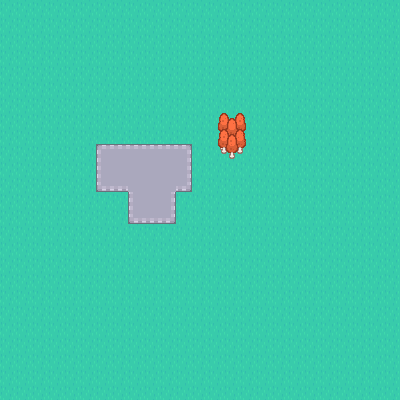

A 2D game scene composited from a Tiled map and its tileset images. What follows is a short description and the map's XML, with every tile layer's data as written:
An orthogonal 25x25 tile map with 16x16 px tiles, 4 tile layers (Ground, Floor, Trees, Items), 2 tilesets and 1 object.

<map version="1.4" tiledversion="1.4.1" orientation="orthogonal" renderorder="right-down" width="25" height="25" tilewidth="16" tileheight="16" infinite="0" nextlayerid="8" nextobjectid="3">
 <tileset firstgid="1" source="ground.tsx" />
 <tileset firstgid="49" source="trees.tsx" />
 <layer id="1" name="Ground" width="25" height="25">
  <data encoding="csv">
18,18,18,18,18,18,18,18,18,18,18,18,18,18,18,18,18,18,18,18,18,18,18,18,18,
18,18,18,18,18,18,18,18,18,18,18,18,18,18,18,18,18,18,18,18,18,18,18,18,18,
18,18,18,18,18,18,18,18,18,18,18,18,18,18,18,18,18,18,18,18,18,18,18,18,18,
18,18,18,18,18,18,18,18,18,18,18,18,18,18,18,18,18,18,18,18,18,18,18,18,18,
18,18,18,18,18,18,18,18,18,18,18,18,18,18,18,18,18,18,18,18,18,18,18,18,18,
18,18,18,18,18,18,18,18,18,18,18,18,18,18,18,18,18,18,18,18,18,18,18,18,18,
18,18,18,18,18,18,18,18,18,18,18,18,18,18,18,18,18,18,18,18,18,18,18,18,18,
18,18,18,18,18,18,18,18,18,18,18,18,18,18,18,18,18,18,18,18,18,18,18,18,18,
18,18,18,18,18,18,18,18,18,18,18,18,18,18,18,18,18,18,18,18,18,18,18,18,18,
18,18,18,18,18,18,18,18,18,18,18,18,18,18,18,18,18,18,18,18,18,18,18,18,18,
18,18,18,18,18,18,18,18,18,18,18,18,18,18,18,18,18,18,18,18,18,18,18,18,18,
18,18,18,18,18,18,18,18,18,18,18,18,18,18,18,18,18,18,18,18,18,18,18,18,18,
18,18,18,18,18,18,18,18,18,18,18,18,18,18,18,18,18,18,18,18,18,18,18,18,18,
18,18,18,18,18,18,18,18,18,18,18,18,18,18,18,18,18,18,18,18,18,18,18,18,18,
18,18,18,18,18,18,18,18,18,18,18,18,18,18,18,18,18,18,18,18,18,18,18,18,18,
18,18,18,18,18,18,18,18,18,18,18,18,18,18,18,18,18,18,18,18,18,18,18,18,18,
18,18,18,18,18,18,18,18,18,18,18,18,18,18,18,18,18,18,18,18,18,18,18,18,18,
18,18,18,18,18,18,18,18,18,18,18,18,18,18,18,18,18,18,18,18,18,18,18,18,18,
18,18,18,18,18,18,18,18,18,18,18,18,18,18,18,18,18,18,18,18,18,18,18,18,18,
18,18,18,18,18,18,18,18,18,18,18,18,18,18,18,18,18,18,18,18,18,18,18,18,18,
18,18,18,18,18,18,18,18,18,18,18,18,18,18,18,18,18,18,18,18,18,18,18,18,18,
18,18,18,18,18,18,18,18,18,18,18,18,18,18,18,18,18,18,18,18,18,18,18,18,18,
18,18,18,18,18,18,18,18,18,18,18,18,18,18,18,18,18,18,18,18,18,18,18,18,18,
18,18,18,18,18,18,18,18,18,18,18,18,18,18,18,18,18,18,18,18,18,18,18,18,18,
18,18,18,18,18,18,18,18,18,18,18,18,18,18,18,18,18,18,18,18,18,18,18,18,18
</data>
 </layer>
 <layer id="2" name="Floor" width="25" height="25">
  <data encoding="csv">
0,0,0,0,0,0,0,0,0,0,0,0,0,0,0,0,0,0,0,0,0,0,0,0,0,
0,0,0,0,0,0,0,0,0,0,0,0,0,0,0,0,0,0,0,0,0,0,0,0,0,
0,0,0,0,0,0,0,0,0,0,0,0,0,0,0,0,0,0,0,0,0,0,0,0,0,
0,0,0,0,0,0,0,0,0,0,0,0,0,0,0,0,0,0,0,0,0,0,0,0,0,
0,0,0,0,0,0,0,0,0,0,0,0,0,0,0,0,0,0,0,0,0,0,0,0,0,
0,0,0,0,0,0,0,0,0,0,0,0,0,0,0,0,0,0,0,0,0,0,0,0,0,
0,0,0,0,0,0,0,0,0,0,0,0,0,0,0,0,0,0,0,0,0,0,0,0,0,
0,0,0,0,0,0,0,0,0,0,0,0,0,0,0,0,0,0,0,0,0,0,0,0,0,
0,0,0,0,0,0,0,0,0,0,0,0,0,0,0,0,0,0,0,0,0,0,0,0,0,
0,0,0,0,0,0,9,10,10,10,10,11,0,0,0,0,0,0,0,0,0,0,0,0,0,
0,0,0,0,0,0,25,26,26,26,26,27,0,0,0,0,0,0,0,0,0,0,0,0,0,
0,0,0,0,0,0,41,42,26,26,26,43,0,0,0,0,0,0,0,0,0,0,0,0,0,
0,0,0,0,0,0,0,0,25,26,27,0,0,0,0,0,0,0,0,0,0,0,0,0,0,
0,0,0,0,0,0,0,0,41,42,43,0,0,0,0,0,0,0,0,0,0,0,0,0,0,
0,0,0,0,0,0,0,0,0,0,0,0,0,0,0,0,0,0,0,0,0,0,0,0,0,
0,0,0,0,0,0,0,0,0,0,0,0,0,0,0,0,0,0,0,0,0,0,0,0,0,
0,0,0,0,0,0,0,0,0,0,0,0,0,0,0,0,0,0,0,0,0,0,0,0,0,
0,0,0,0,0,0,0,0,0,0,0,0,0,0,0,0,0,0,0,0,0,0,0,0,0,
0,0,0,0,0,0,0,0,0,0,0,0,0,0,0,0,0,0,0,0,0,0,0,0,0,
0,0,0,0,0,0,0,0,0,0,0,0,0,0,0,0,0,0,0,0,0,0,0,0,0,
0,0,0,0,0,0,0,0,0,0,0,0,0,0,0,0,0,0,0,0,0,0,0,0,0,
0,0,0,0,0,0,0,0,0,0,0,0,0,0,0,0,0,0,0,0,0,0,0,0,0,
0,0,0,0,0,0,0,0,0,0,0,0,0,0,0,0,0,0,0,0,0,0,0,0,0,
0,0,0,0,0,0,0,0,0,0,0,0,0,0,0,0,0,0,0,0,0,0,0,0,0,
0,0,0,0,0,0,0,0,0,0,0,0,0,0,0,0,0,0,0,0,0,0,0,0,0
</data>
 </layer>
 <layer id="3" name="Trees" width="25" height="25">
  <data encoding="csv">
0,0,0,0,0,0,0,0,0,0,0,0,0,0,0,0,0,0,0,0,0,0,0,0,0,
0,0,0,0,0,0,0,0,0,0,0,0,0,0,0,0,0,0,0,0,0,0,0,0,0,
0,0,0,0,0,0,0,0,0,0,0,0,0,0,0,0,0,0,0,0,0,0,0,0,0,
0,0,0,0,0,0,0,0,0,0,0,0,0,0,0,0,0,0,0,0,0,0,0,0,0,
0,0,0,0,0,0,0,0,0,0,0,0,0,0,0,0,0,0,0,0,0,0,0,0,0,
0,0,0,0,0,0,0,0,0,0,0,0,0,0,0,0,0,0,0,0,0,0,0,0,0,
0,0,0,0,0,0,0,0,0,0,0,0,0,0,0,0,0,0,0,0,0,0,0,0,0,
0,0,0,0,0,0,0,0,0,0,0,0,0,72,73,74,0,0,0,0,0,0,0,0,0,
0,0,0,0,0,0,0,0,0,0,0,0,0,79,80,81,0,0,0,0,0,0,0,0,0,
0,0,0,0,0,0,0,0,0,0,0,0,0,86,87,88,0,0,0,0,0,0,0,0,0,
0,0,0,0,0,0,0,0,0,0,0,0,0,0,0,0,0,0,0,0,0,0,0,0,0,
0,0,0,0,0,0,0,0,0,0,0,0,0,0,0,0,0,0,0,0,0,0,0,0,0,
0,0,0,0,0,0,0,0,0,0,0,0,0,0,0,0,0,0,0,0,0,0,0,0,0,
0,0,0,0,0,0,0,0,0,0,0,0,0,0,0,0,0,0,0,0,0,0,0,0,0,
0,0,0,0,0,0,0,0,0,0,0,0,0,0,0,0,0,0,0,0,0,0,0,0,0,
0,0,0,0,0,0,0,0,0,0,0,0,0,0,0,0,0,0,0,0,0,0,0,0,0,
0,0,0,0,0,0,0,0,0,0,0,0,0,0,0,0,0,0,0,0,0,0,0,0,0,
0,0,0,0,0,0,0,0,0,0,0,0,0,0,0,0,0,0,0,0,0,0,0,0,0,
0,0,0,0,0,0,0,0,0,0,0,0,0,0,0,0,0,0,0,0,0,0,0,0,0,
0,0,0,0,0,0,0,0,0,0,0,0,0,0,0,0,0,0,0,0,0,0,0,0,0,
0,0,0,0,0,0,0,0,0,0,0,0,0,0,0,0,0,0,0,0,0,0,0,0,0,
0,0,0,0,0,0,0,0,0,0,0,0,0,0,0,0,0,0,0,0,0,0,0,0,0,
0,0,0,0,0,0,0,0,0,0,0,0,0,0,0,0,0,0,0,0,0,0,0,0,0,
0,0,0,0,0,0,0,0,0,0,0,0,0,0,0,0,0,0,0,0,0,0,0,0,0,
0,0,0,0,0,0,0,0,0,0,0,0,0,0,0,0,0,0,0,0,0,0,0,0,0
</data>
 </layer>
 <objectgroup id="5" name="Collisions1" tintcolor="#0000fa">
  <object id="1" x="220.667" y="112.667" width="22.6667" height="43.6667" />
 </objectgroup>
 <objectgroup id="6" name="Collisions2" />
 <layer id="7" name="Items" width="25" height="25">
  <data encoding="csv">
0,0,0,0,0,0,0,0,0,0,0,0,0,0,0,0,0,0,0,0,0,0,0,0,0,
0,0,0,0,0,0,0,0,0,0,0,0,0,0,0,0,0,0,0,0,0,0,0,0,0,
0,0,0,0,0,0,0,0,0,0,0,0,0,0,0,0,0,0,0,0,0,0,0,0,0,
0,0,0,0,0,0,0,0,0,0,0,0,0,0,0,0,0,0,0,0,0,0,0,0,0,
0,0,0,0,0,0,0,0,0,0,0,0,0,0,0,0,0,0,0,0,0,0,0,0,0,
0,0,0,0,0,0,0,0,0,0,0,0,0,0,0,0,0,0,0,0,0,0,0,0,0,
0,0,0,0,0,0,0,0,0,0,0,0,0,0,0,0,0,0,0,0,0,0,0,0,0,
0,0,0,0,0,0,0,0,0,0,0,0,0,0,0,0,0,0,0,0,0,0,0,0,0,
0,0,0,0,0,0,0,0,0,0,0,0,0,0,0,0,0,0,0,0,0,0,0,0,0,
0,0,0,0,0,0,0,0,0,0,0,0,0,0,0,0,0,0,0,0,0,0,0,0,0,
0,0,0,0,0,0,0,0,0,0,0,0,0,0,0,0,0,0,0,0,0,0,0,0,0,
0,0,0,0,0,0,0,0,0,0,0,0,0,0,0,0,0,0,0,0,0,0,0,0,0,
0,0,0,0,0,0,0,0,0,0,0,0,0,0,0,0,0,0,0,0,0,0,0,0,0,
0,0,0,0,0,0,0,0,0,0,0,0,0,0,0,0,0,0,0,0,0,0,0,0,0,
0,0,0,0,0,0,0,0,0,0,0,0,0,0,0,0,0,0,0,0,0,0,0,0,0,
0,0,0,0,0,0,0,0,0,0,0,0,0,0,0,0,0,0,0,0,0,0,0,0,0,
0,0,0,0,0,0,0,0,0,0,0,0,0,0,0,0,0,0,0,0,0,0,0,0,0,
0,0,0,0,0,0,0,0,0,0,0,0,0,0,0,0,0,0,0,0,0,0,0,0,0,
0,0,0,0,0,0,0,0,0,0,0,0,0,0,0,0,0,0,0,0,0,0,0,0,0,
0,0,0,0,0,0,0,0,0,0,0,0,0,0,0,0,0,0,0,0,0,0,0,0,0,
0,0,0,0,0,0,0,0,0,0,0,0,0,0,0,0,0,0,0,0,0,0,0,0,0,
0,0,0,0,0,0,0,0,0,0,0,0,0,0,0,0,0,0,0,0,0,0,0,0,0,
0,0,0,0,0,0,0,0,0,0,0,0,0,0,0,0,0,0,0,0,0,0,0,0,0,
0,0,0,0,0,0,0,0,0,0,0,0,0,0,0,0,0,0,0,0,0,0,0,0,0,
0,0,0,0,0,0,0,0,0,0,0,0,0,0,0,0,0,0,0,0,0,0,0,0,0
</data>
 </layer>
</map>